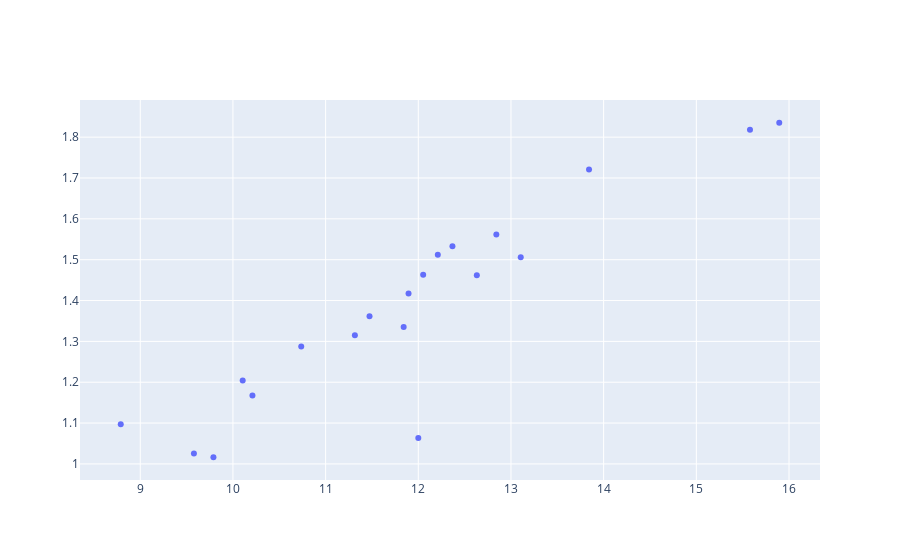

The cell this chart's notebook holds for it:
### Code cell
configure_plotly_browser_state()

trace = go.Scatter(x = ataque_fora['avg_shots'],
                   y = ataque_fora['avg_xg'],
                   mode = 'markers',
                   text = 'Time:'+ ataque_fora['away_team_name'],
                   hoverinfo = ['text+x+y'],
                   )
data = [trace]
py.iplot(data)

### Figure 1 — Plotly figure (JSON) as saved in the notebook; plotly's stock layout.template omitted (floating-point values rounded to 4 significant figures)
{"data": [{"text": ["Time:AFC Bournemouth", "Time:Arsenal", "Time:Brighton & Hove Albion", "Time:Burnley", "Time:Cardiff City", "Time:Chelsea", "Time:Crystal Palace", "Time:Everton", "Time:Fulham", "Time:Huddersfield Town", "Time:Leicester City", "Time:Liverpool", "Time:Manchester City", "Time:Manchester United", "Time:Newcastle United", "Time:Southampton", "Time:Tottenham Hotspur", "Time:Watford", "Time:West Ham United", "Time:Wolverhampton Wanderers"], "mode": "markers", "hoverinfo": ["text+x+y"], "y": [1.562, 1.463, 1.025, 1.097, 1.167, 1.818, 1.362, 1.512, 1.204, 1.315, 1.533, 1.721, 1.835, 1.063, 1.016, 1.462, 1.506, 1.417, 1.287, 1.335], "x": [12.84, 12.05, 9.579, 8.789, 10.21, 15.58, 11.47, 12.21, 10.11, 11.32, 12.37, 13.84, 15.89, 12, 9.789, 12.63, 13.11, 11.89, 10.74, 11.84], "type": "scatter"}], "layout": {}}
